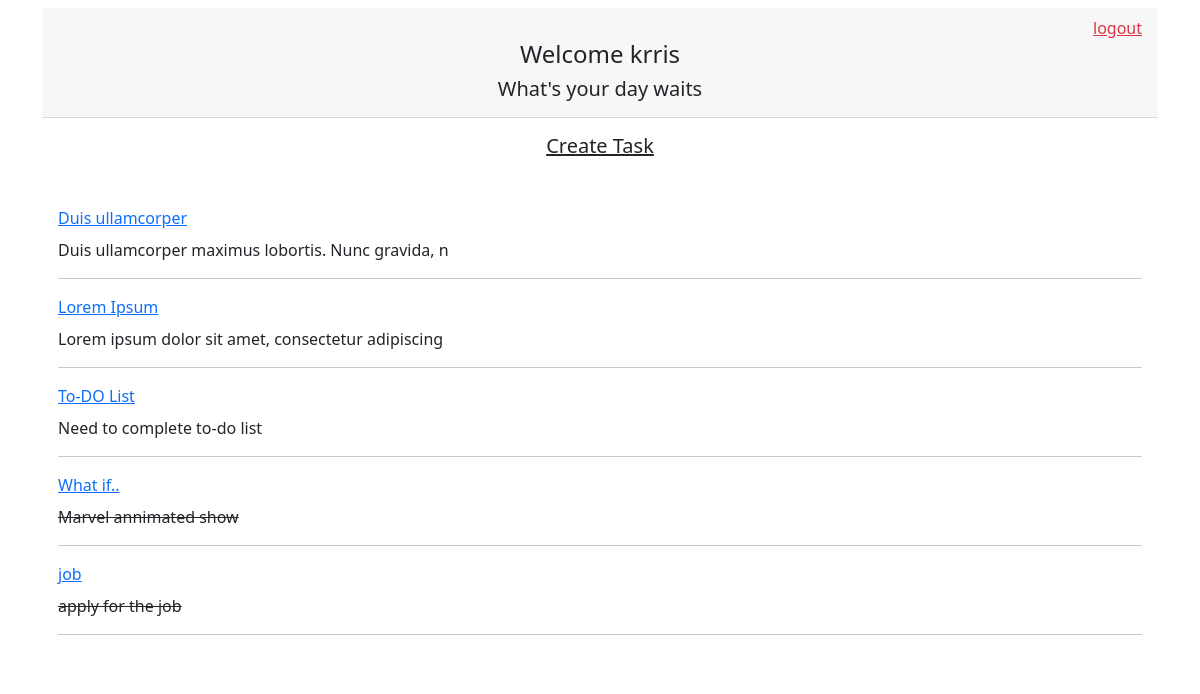
The app's page / (signed in) with its own data.
### task/models.py (models this page shows, shortened)
class Task(models.Model):
    user = models.ForeignKey(
        User, on_delete=models.CASCADE, null=True, blank=True)
    title = models.CharField(max_length=200)
    description = models.TextField(null=True, blank=True)
    complete = models.BooleanField(default=False)
    created = models.DateTimeField(auto_now_add=True)
    slug = models.SlugField(max_length=200, unique=True, blank=True, null=True)
    id = models.UUIDField(default=uuid.uuid4, unique=True,
                          editable=False, primary_key=True)
    class Meta:
        ordering = ['complete', '-created']

### task/views.py (the view)
# urls.py: path('', views.todo_list, name='todo_list'),
@login_required(login_url='login_user')
def todo_list(request):
    if request.user.is_authenticated:
        user = request.user
        task = user.task_set.all()  # or task = Task.objects.filter(user=user)
        context = {'task': task}
        return render(request, 'task/to_do_list.html', context)

### task/templates/task/to_do_list.html
{% extends 'index.html' %} {% block content %}
<div class="container">
  <div class="card border-0">
    <div class="card-header text-center">
      <div class="text-end">
        {% if request.user.is_authenticated %}
        <a class="text-danger" href="{% url 'logout_user' %}">logout</a>
        {% endif %}
      </div>
      <h4>Welcome {{request.user}}</h4>
      <h5>What's your day waits</h5>
    </div>
    <div class="card-body">
      <h5 class="text-center mb-5">
        <a class="text-dark" href="{% url 'todo_create' %}">Create Task</a>
      </h5>
      {% for item in task %}
      <div class="d-flex flex-column">
        <div class="card-title">
          <a href="{% url 'todo_detail' item.id %}">{{item.title}}</a>
        </div>
        <div>
          <p class="card-text">
            {% if item.complete %}
            <s>{{item.description|slice:":50"}}</s>
            {% else %} {{item.description|slice:":50"}} {% endif %}
          </p>
        </div>
      </div>
      <hr />
      {% endfor %}
    </div>
  </div>
</div>
{% endblock content %}

### static/css/main.css (style rules this page uses)
body { font-family: -apple-system, BlinkMacSystemFont, "Segoe UI", Roboto, Oxygen, Ubuntu, Cantarell, "Open Sans", "Helvetica Neue", sans-serif; margin: 5rem; }

### records on screen
Task: title "Duis ullamcorper", description "Duis ullamcorper maximus lobortis. Nunc gravida, n"
Task: title "Lorem Ipsum", description "Lorem ipsum dolor sit amet, consectetur adipiscing"
Task: title "To-DO List", description "Need to complete to-do list"
Task: title "What if..", description "Marvel annimated show"
Task: title "job", description "apply for the job"

### other values on screen
{{ request.user }} "krris"
